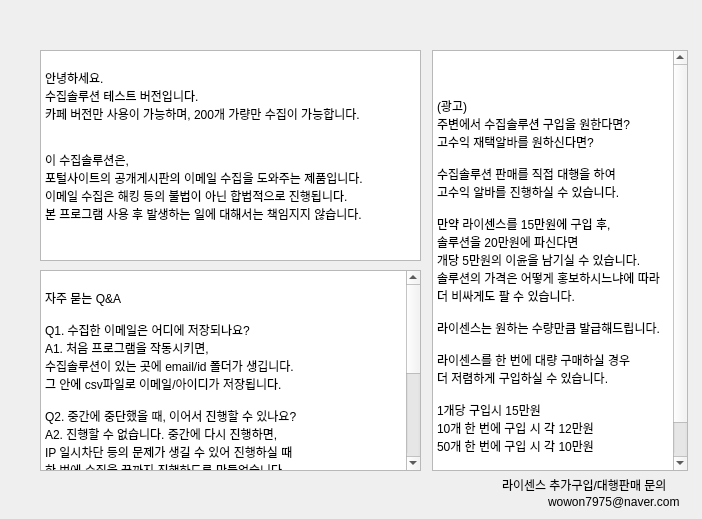
    <widget class="QWidget" name="tab_5">
     <attribute name="title">
      <string>이용약관</string>
     </attribute>
     <widget class="QTextBrowser" name="textBrowser">
      <property name="geometry">
       <rect>
        <x>40</x>
        <y>50</y>
        <width>381</width>
        <height>211</height>
       </rect>
      </property>
      <property name="html">
       <string>&lt;!DOCTYPE HTML PUBLIC &quot;-//W3C//DTD HTML 4.0//EN&quot; &quot;http://www.w3.org/TR/REC-html40/strict.dtd&quot;&gt;
&lt;html&gt;&lt;head&gt;&lt;meta name=&quot;qrichtext&quot; content=&quot;1&quot; /&gt;&lt;style type=&quot;text/css&quot;&gt;
p, li { white-space: pre-wrap; }
&lt;/style&gt;&lt;/head&gt;&lt;body style=&quot; font-family:'Gulim'; font-size:9pt; font-weight:400; font-style:normal;&quot;&gt;
&lt;p style=&quot;-qt-paragraph-type:empty; margin-top:0px; margin-bottom:0px; margin-left:0px; margin-right:0px; -qt-block-indent:0; text-indent:0px;&quot;&gt;&lt;br /&gt;&lt;/p&gt;
&lt;p style=&quot; margin-top:0px; margin-bottom:0px; margin-left:0px; margin-right:0px; -qt-block-indent:0; text-indent:0px;&quot;&gt;안녕하세요.&lt;/p&gt;
&lt;p style=&quot; margin-top:0px; margin-bottom:0px; margin-left:0px; margin-right:0px; -qt-block-indent:0; text-indent:0px;&quot;&gt;수집솔루션 테스트 버전입니다.&lt;/p&gt;
&lt;p style=&quot; margin-top:0px; margin-bottom:0px; margin-left:0px; margin-right:0px; -qt-block-indent:0; text-indent:0px;&quot;&gt;카페 버전만 사용이 가능하며, 200개 가량만 수집이 가능합니다.&lt;/p&gt;
&lt;p style=&quot;-qt-paragraph-type:empty; margin-top:0px; margin-bottom:0px; margin-left:0px; margin-right:0px; -qt-block-indent:0; text-indent:0px;&quot;&gt;&lt;br /&gt;&lt;/p&gt;
&lt;p style=&quot;-qt-paragraph-type:empty; margin-top:0px; margin-bottom:0px; margin-left:0px; margin-right:0px; -qt-block-indent:0; text-indent:0px;&quot;&gt;&lt;br /&gt;&lt;/p&gt;
&lt;p style=&quot; margin-top:0px; margin-bottom:0px; margin-left:0px; margin-right:0px; -qt-block-indent:0; text-indent:0px;&quot;&gt;이 수집솔루션은,&lt;/p&gt;
&lt;p style=&quot; margin-top:0px; margin-bottom:0px; margin-left:0px; margin-right:0px; -qt-block-indent:0; text-indent:0px;&quot;&gt;포털사이트의 공개게시판의 이메일 수집을 도와주는 제품입니다.&lt;/p&gt;
&lt;p style=&quot; margin-top:0px; margin-bottom:0px; margin-left:0px; margin-right:0px; -qt-block-indent:0; text-indent:0px;&quot;&gt;이메일 수집은 해킹 등의 불법이 아닌 합법적으로 진행됩니다.&lt;/p&gt;
&lt;p style=&quot; margin-top:0px; margin-bottom:0px; margin-left:0px; margin-right:0px; -qt-block-indent:0; text-indent:0px;&quot;&gt;본 프로그램 사용 후 발생하는 일에 대해서는 책임지지 않습니다.&lt;/p&gt;
&lt;p style=&quot; margin-top:0px; margin-bottom:0px; margin-left:0px; margin-right:0px; -qt-block-indent:0; text-indent:0px;&quot;&gt;   &lt;/p&gt;
&lt;p style=&quot;-qt-paragraph-type:empty; margin-top:0px; margin-bottom:0px; margin-left:0px; margin-right:0px; -qt-block-indent:0; text-indent:0px;&quot;&gt;&lt;br /&gt;&lt;/p&gt;&lt;/body&gt;&lt;/html&gt;</string>
      </property>
     </widget>
     <widget class="QTextBrowser" name="textBrowser_2">
      <property name="geometry">
       <rect>
        <x>40</x>
        <y>270</y>
        <width>381</width>
        <height>201</height>
       </rect>
      </property>
      <property name="html">
       <string>&lt;!DOCTYPE HTML PUBLIC &quot;-//W3C//DTD HTML 4.0//EN&quot; &quot;http://www.w3.org/TR/REC-html40/strict.dtd&quot;&gt;
&lt;html&gt;&lt;head&gt;&lt;meta name=&quot;qrichtext&quot; content=&quot;1&quot; /&gt;&lt;style type=&quot;text/css&quot;&gt;
p, li { white-space: pre-wrap; }
&lt;/style&gt;&lt;/head&gt;&lt;body style=&quot; font-family:'Gulim'; font-size:9pt; font-weight:400; font-style:normal;&quot;&gt;
&lt;p style=&quot;-qt-paragraph-type:empty; margin-top:0px; margin-bottom:0px; margin-left:0px; margin-right:0px; -qt-block-indent:0; text-indent:0px;&quot;&gt;&lt;br /&gt;&lt;/p&gt;
&lt;p style=&quot; margin-top:0px; margin-bottom:0px; margin-left:0px; margin-right:0px; -qt-block-indent:0; text-indent:0px;&quot;&gt;자주 묻는 Q&amp;amp;A&lt;/p&gt;
&lt;p style=&quot;-qt-paragraph-type:empty; margin-top:0px; margin-bottom:0px; margin-left:0px; margin-right:0px; -qt-block-indent:0; text-indent:0px;&quot;&gt;&lt;br /&gt;&lt;/p&gt;
&lt;p style=&quot; margin-top:0px; margin-bottom:0px; margin-left:0px; margin-right:0px; -qt-block-indent:0; text-indent:0px;&quot;&gt;Q1. 수집한 이메일은 어디에 저장되나요?&lt;/p&gt;
&lt;p style=&quot; margin-top:0px; margin-bottom:0px; margin-left:0px; margin-right:0px; -qt-block-indent:0; text-indent:0px;&quot;&gt;A1. 처음 프로그램을 작동시키면,&lt;/p&gt;
&lt;p style=&quot; margin-top:0px; margin-bottom:0px; margin-left:0px; margin-right:0px; -qt-block-indent:0; text-indent:0px;&quot;&gt;수집솔루션이 있는 곳에 email/id 폴더가 생깁니다.&lt;/p&gt;
&lt;p style=&quot; margin-top:0px; margin-bottom:0px; margin-left:0px; margin-right:0px; -qt-block-indent:0; text-indent:0px;&quot;&gt;그 안에 csv파일로 이메일/아이디가 저장됩니다.  &lt;/p&gt;
&lt;p style=&quot;-qt-paragraph-type:empty; margin-top:0px; margin-bottom:0px; margin-left:0px; margin-right:0px; -qt-block-indent:0; text-indent:0px;&quot;&gt;&lt;br /&gt;&lt;/p&gt;
&lt;p style=&quot; margin-top:0px; margin-bottom:0px; margin-left:0px; margin-right:0px; -qt-block-indent:0; text-indent:0px;&quot;&gt;Q2. 중간에 중단했을 때, 이어서 진행할 수 있나요?&lt;/p&gt;
&lt;p style=&quot; margin-top:0px; margin-bottom:0px; margin-left:0px; margin-right:0px; -qt-block-indent:0; text-indent:0px;&quot;&gt;A2. 진행할 수 없습니다. 중간에 다시 진행하면,&lt;/p&gt;
&lt;p style=&quot; margin-top:0px; margin-bottom:0px; margin-left:0px; margin-right:0px; -qt-block-indent:0; text-indent:0px;&quot;&gt;IP 일시차단 등의 문제가 생길 수 있어 진행하실 때&lt;/p&gt;
&lt;p style=&quot; margin-top:0px; margin-bottom:0px; margin-left:0px; margin-right:0px; -qt-block-indent:0; text-indent:0px;&quot;&gt;한 번에 수집을 끝까지 진행하도록 만들었습니다.&lt;/p&gt;
&lt;p style=&quot;-qt-paragraph-type:empty; margin-top:0px; margin-bottom:0px; margin-left:0px; margin-right:0px; -qt-block-indent:0; text-indent:0px;&quot;&gt;&lt;br /&gt;&lt;/p&gt;
&lt;p style=&quot; margin-top:0px; margin-bottom:0px; margin-left:0px; margin-right:0px; -qt-block-indent:0; text-indent:0px;&quot;&gt;Q3. 다른 컴퓨터에서는 사용할 수 없나요?&lt;/p&gt;
&lt;p style=&quot; margin-top:0px; margin-bottom:0px; margin-left:0px; margin-right:0px; -qt-block-indent:0; text-indent:0px;&quot;&gt;A3. 1PC 1라이센스이므로, 한 PC에서만 사용이 가능합니다.&lt;/p&gt;
&lt;p style=&quot; margin-top:0px; margin-bottom:0px; margin-left:0px; margin-right:0px; -qt-block-indent:0; text-indent:0px;&quot;&gt;PC를 추가하실 경우 추가 라이센스를 구입하시면 됩니다.&lt;/p&gt;
&lt;p style=&quot;-qt-paragraph-type:empty; margin-top:0px; margin-bottom:0px; margin-left:0px; margin-right:0px; -qt-block-indent:0; text-indent:0px;&quot;&gt;&lt;br /&gt;&lt;/p&gt;
&lt;p style=&quot; margin-top:0px; margin-bottom:0px; margin-left:0px; margin-right:0px; -qt-block-indent:0; text-indent:0px;&quot;&gt;Q4. A/S 가능한가요?&lt;/p&gt;
&lt;p style=&quot; margin-top:0px; margin-bottom:0px; margin-left:0px; margin-right:0px; -qt-block-indent:0; text-indent:0px;&quot;&gt;A4. 네, 포털사이트의 급격한 변화가 있어 더 이상 수집이&lt;/p&gt;
&lt;p style=&quot; margin-top:0px; margin-bottom:0px; margin-left:0px; margin-right:0px; -qt-block-indent:0; text-indent:0px;&quot;&gt;불가능하게 되는 경우를 제외하고는 지속적으로 A/S가&lt;/p&gt;
&lt;p style=&quot; margin-top:0px; margin-bottom:0px; margin-left:0px; margin-right:0px; -qt-block-indent:0; text-indent:0px;&quot;&gt;가능합니다. '새 버전 업데이트'를 통해 지속적으로&lt;/p&gt;
&lt;p style=&quot; margin-top:0px; margin-bottom:0px; margin-left:0px; margin-right:0px; -qt-block-indent:0; text-indent:0px;&quot;&gt;업데이트된 파일을 받으실 수 있습니다. 감사합니다.&lt;/p&gt;&lt;/body&gt;&lt;/html&gt;</string>
      </property>
     </widget>
     <widget class="QLabel" name="label">
      <property name="geometry">
       <rect>
        <x>502</x>
        <y>477</y>
        <width>191</width>
        <height>16</height>
       </rect>
      </property>
      <property name="text">
       <string>라이센스 추가구입/대행판매 문의</string>
      </property>
     </widget>
     <widget class="QLabel" name="label_2">
      <property name="geometry">
       <rect>
        <x>548</x>
        <y>494</y>
        <width>141</width>
        <height>16</height>
       </rect>
      </property>
      <property name="text">
       <string>wowon7975@naver.com</string>
      </property>
     </widget>
     <widget class="QTextBrowser" name="textBrowser_3">
      <property name="geometry">
       <rect>
        <x>432</x>
        <y>50</y>
        <width>256</width>
        <height>421</height>
       </rect>
      </property>
      <property name="html">
       <string>&lt;!DOCTYPE HTML PUBLIC &quot;-//W3C//DTD HTML 4.0//EN&quot; &quot;http://www.w3.org/TR/REC-html40/strict.dtd&quot;&gt;
&lt;html&gt;&lt;head&gt;&lt;meta name=&quot;qrichtext&quot; content=&quot;1&quot; /&gt;&lt;style type=&quot;text/css&quot;&gt;
p, li { white-space: pre-wrap; }
&lt;/style&gt;&lt;/head&gt;&lt;body style=&quot; font-family:'Gulim'; font-size:9pt; font-weight:400; font-style:normal;&quot;&gt;
&lt;p style=&quot;-qt-paragraph-type:empty; margin-top:0px; margin-bottom:0px; margin-left:0px; margin-right:0px; -qt-block-indent:0; text-indent:0px;&quot;&gt;&lt;br /&gt;&lt;/p&gt;
&lt;p style=&quot;-qt-paragraph-type:empty; margin-top:0px; margin-bottom:0px; margin-left:0px; margin-right:0px; -qt-block-indent:0; text-indent:0px;&quot;&gt;&lt;br /&gt;&lt;/p&gt;
&lt;p style=&quot;-qt-paragraph-type:empty; margin-top:0px; margin-bottom:0px; margin-left:0px; margin-right:0px; -qt-block-indent:0; text-indent:0px;&quot;&gt;&lt;br /&gt;&lt;/p&gt;
&lt;p style=&quot; margin-top:0px; margin-bottom:0px; margin-left:0px; margin-right:0px; -qt-block-indent:0; text-indent:0px;&quot;&gt;(광고)&lt;/p&gt;
&lt;p style=&quot; margin-top:0px; margin-bottom:0px; margin-left:0px; margin-right:0px; -qt-block-indent:0; text-indent:0px;&quot;&gt;주변에서 수집솔루션 구입을 원한다면?&lt;/p&gt;
&lt;p style=&quot; margin-top:0px; margin-bottom:0px; margin-left:0px; margin-right:0px; -qt-block-indent:0; text-indent:0px;&quot;&gt;고수익 재택알바를 원하신다면? &lt;/p&gt;
&lt;p style=&quot;-qt-paragraph-type:empty; margin-top:0px; margin-bottom:0px; margin-left:0px; margin-right:0px; -qt-block-indent:0; text-indent:0px;&quot;&gt;&lt;br /&gt;&lt;/p&gt;
&lt;p style=&quot; margin-top:0px; margin-bottom:0px; margin-left:0px; margin-right:0px; -qt-block-indent:0; text-indent:0px;&quot;&gt;수집솔루션 판매를 직접 대행을 하여&lt;/p&gt;
&lt;p style=&quot; margin-top:0px; margin-bottom:0px; margin-left:0px; margin-right:0px; -qt-block-indent:0; text-indent:0px;&quot;&gt;고수익 알바를 진행하실 수 있습니다.&lt;/p&gt;
&lt;p style=&quot;-qt-paragraph-type:empty; margin-top:0px; margin-bottom:0px; margin-left:0px; margin-right:0px; -qt-block-indent:0; text-indent:0px;&quot;&gt;&lt;br /&gt;&lt;/p&gt;
&lt;p style=&quot; margin-top:0px; margin-bottom:0px; margin-left:0px; margin-right:0px; -qt-block-indent:0; text-indent:0px;&quot;&gt;만약 라이센스를 15만원에 구입 후,&lt;/p&gt;
&lt;p style=&quot; margin-top:0px; margin-bottom:0px; margin-left:0px; margin-right:0px; -qt-block-indent:0; text-indent:0px;&quot;&gt;솔루션을 20만원에 파신다면 &lt;/p&gt;
&lt;p style=&quot; margin-top:0px; margin-bottom:0px; margin-left:0px; margin-right:0px; -qt-block-indent:0; text-indent:0px;&quot;&gt;개당 5만원의 이윤을 남기실 수 있습니다.&lt;/p&gt;
&lt;p style=&quot; margin-top:0px; margin-bottom:0px; margin-left:0px; margin-right:0px; -qt-block-indent:0; text-indent:0px;&quot;&gt;솔루션의 가격은 어떻게 홍보하시느냐에 따라&lt;/p&gt;
&lt;p style=&quot; margin-top:0px; margin-bottom:0px; margin-left:0px; margin-right:0px; -qt-block-indent:0; text-indent:0px;&quot;&gt;더 비싸게도 팔 수 있습니다.&lt;/p&gt;
&lt;p style=&quot;-qt-paragraph-type:empty; margin-top:0px; margin-bottom:0px; margin-left:0px; margin-right:0px; -qt-block-indent:0; text-indent:0px;&quot;&gt;&lt;br /&gt;&lt;/p&gt;
&lt;p style=&quot; margin-top:0px; margin-bottom:0px; margin-left:0px; margin-right:0px; -qt-block-indent:0; text-indent:0px;&quot;&gt;라이센스는 원하는 수량만큼 발급해드립니다.&lt;/p&gt;
&lt;p style=&quot;-qt-paragraph-type:empty; margin-top:0px; margin-bottom:0px; margin-left:0px; margin-right:0px; -qt-block-indent:0; text-indent:0px;&quot;&gt;&lt;br /&gt;&lt;/p&gt;
&lt;p style=&quot; margin-top:0px; margin-bottom:0px; margin-left:0px; margin-right:0px; -qt-block-indent:0; text-indent:0px;&quot;&gt;라이센스를 한 번에 대량 구매하실 경우&lt;/p&gt;
&lt;p style=&quot; margin-top:0px; margin-bottom:0px; margin-left:0px; margin-right:0px; -qt-block-indent:0; text-indent:0px;&quot;&gt;더 저렴하게 구입하실 수 있습니다.&lt;/p&gt;
&lt;p style=&quot;-qt-paragraph-type:empty; margin-top:0px; margin-bottom:0px; margin-left:0px; margin-right:0px; -qt-block-indent:0; text-indent:0px;&quot;&gt;&lt;br /&gt;&lt;/p&gt;
&lt;p style=&quot; margin-top:0px; margin-bottom:0px; margin-left:0px; margin-right:0px; -qt-block-indent:0; text-indent:0px;&quot;&gt;1개당 구입시 15만원&lt;/p&gt;
&lt;p style=&quot; margin-top:0px; margin-bottom:0px; margin-left:0px; margin-right:0px; -qt-block-indent:0; text-indent:0px;&quot;&gt;10개 한 번에 구입 시 각 12만원&lt;/p&gt;
&lt;p style=&quot; margin-top:0px; margin-bottom:0px; margin-left:0px; margin-right:0px; -qt-block-indent:0; text-indent:0px;&quot;&gt;50개 한 번에 구입 시 각 10만원&lt;/p&gt;
&lt;p style=&quot;-qt-paragraph-type:empty; margin-top:0px; margin-bottom:0px; margin-left:0px; margin-right:0px; -qt-block-indent:0; text-indent:0px;&quot;&gt;&lt;br /&gt;&lt;/p&gt;
&lt;p style=&quot; margin-top:0px; margin-bottom:0px; margin-left:0px; margin-right:0px; -qt-block-indent:0; text-indent:0px;&quot;&gt;대행 문의는 아래 이메일을 통해 &lt;/p&gt;
&lt;p style=&quot; margin-top:0px; margin-bottom:0px; margin-left:0px; margin-right:0px; -qt-block-indent:0; text-indent:0px;&quot;&gt;문의주시면 감사하겠습니다.&lt;/p&gt;&lt;/body&gt;&lt;/html&gt;</string>
      </property>
     </widget>
    </widget>
